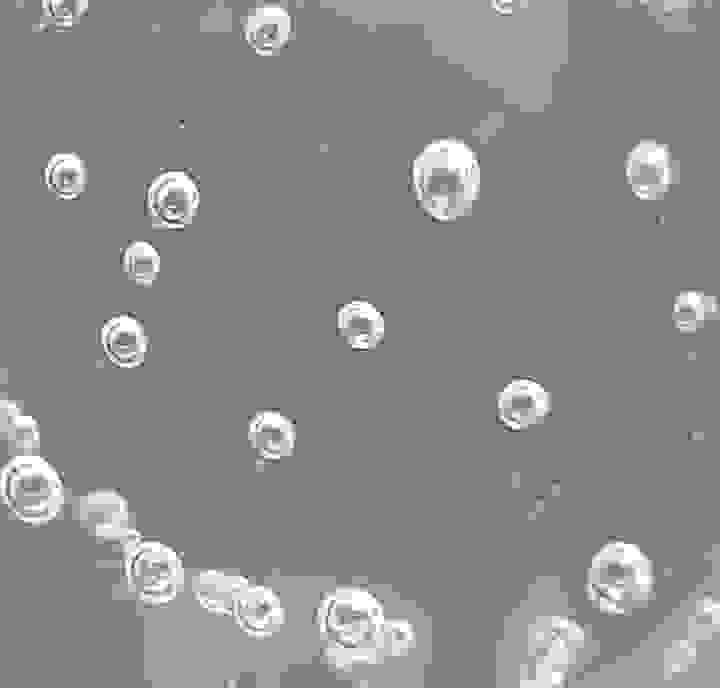
%> input picture 02/dipum_images_ch02/bubbles.jpg, 720 x 688 px
$ octave --eval "result = lenajung(imread('bubbles.jpg'));"   (GNU Octave 9; MATLAB toolbox functions it lacks are replaced by stand-ins)
%> lines starting %> are read from the running program, lines starting %| are printed output that depends on the picture; in (x1, y1, x2, y2) boxes, pixels count from 0 and x2, y2 are one past the last pixel; in counts of white or black regions, pixels touching at a corner belong together; the program's own positions count from 1
function [imax, imin, imean, b] = lenajung(x)
imax = max(x(:))
%> imax = 255
imin = min(x(:))
%> imin = 1
imean = mean(x(:))
%> imean = 139.1
b = imbinarize(x);
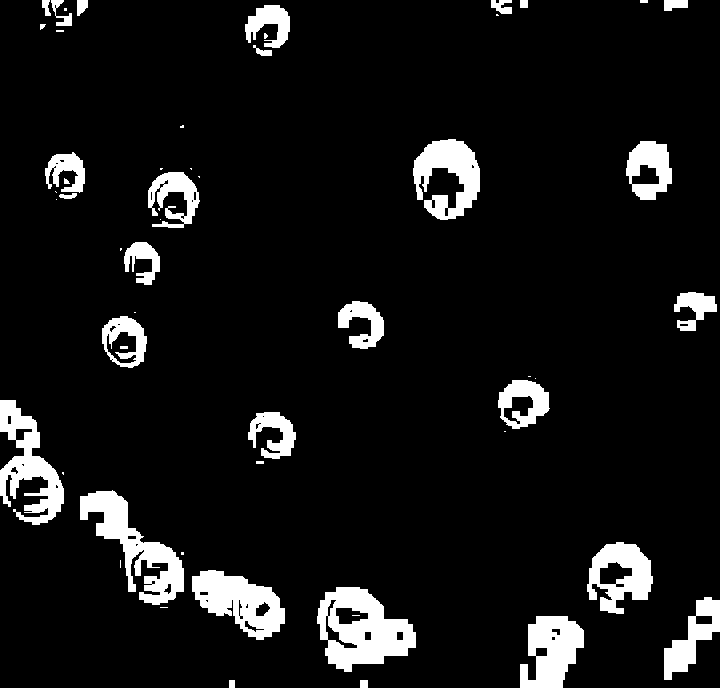
%> b: size 688x720 logical; 8.3% white; 54 white regions (21 under 20 px), largest, box (x1, y1, x2, y2) and area: (317, 587, 416, 672) 4906, (80, 490, 184, 605) 4261, (0, 400, 64, 525) 3660
%> `result = lenajung(imread('bubbles.jpg'));`: result = 255
imshow(b)
